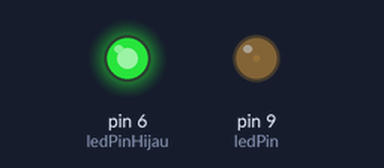
A sketch run on a simulated Arduino Uno, built with avr-gcc and run on an emulated ATmega328P. Parts: output pins drawn as LEDs (lit = HIGH).

Above: at 0.05 s.
At 0.95 s:
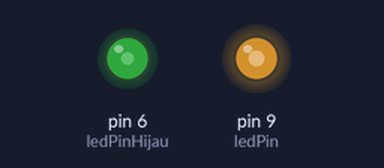
At 1.4 s:
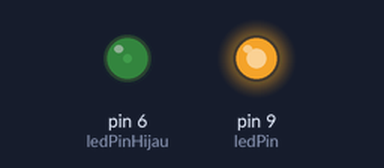
At 2.75 s:
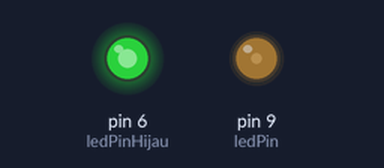
Timing chart, 0 to 7.0 s (numbered marks = the images above):
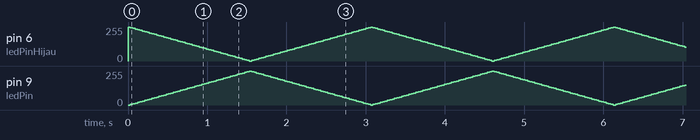

The sketch:

fade_LED.ino
```cpp
// Menetapkan PWM pin LED ditempelkan kemana (Analog Out)
int ledPin = 9;

int ledPinHijau = 6;

// Seberapa terang lampu saat sirkut baru dijalankan
int terangLed = 0;
int terangLedHijau = 255;

// Nilai perubahan terangnya lampu
int nilaiPerubahanTerang = 5;
int nilaiPerubahanTerangHijau = 5;


void setup() {
  // mendeklarasikan pin no 9 menjadi analog keluar (analog Out)
  // Pastikan pin yang didekrlasi memliki
  // tanda ~ sebelum nomor pin pada papan arduino
  // Pada arduino analog out ada di nomor
  // 3, 5, 6, 9, 10, dan 11
  pinMode (ledPin, OUTPUT);
}

// function yang jarang secara berulang
void loop() {

  // Menetapkan terangnya lampu
  analogWrite (ledPin, terangLed);
  analogWrite (ledPinHijau, terangLedHijau);

  // menambah nilai terang lampu Led
  terangLed = terangLed + nilaiPerubahanTerang;
  terangLedHijau = terangLedHijau - nilaiPerubahanTerangHijau;

//  Jika lampu terang Lampu LED telah mencapai 255 atau 0
  if (terangLed <= 0 || terangLed >=255){

//  Rubah menjadi minus jika sudah mencapai nilai 255 dan
//  menjadi plus jika sudah mencapai nilai 0
    nilaiPerubahanTerang = -nilaiPerubahanTerang;
  }

  if (terangLedHijau <= 0 || terangLedHijau >=255){

//  Rubah menjadi minus jika sudah mencapai nilai 255 dan
//  menjadi plus jika sudah mencapai nilai 0
    nilaiPerubahanTerangHijau = -nilaiPerubahanTerangHijau;
  }

// Mendelay perulangnya 30 milisecond
  delay (30);
}
```
